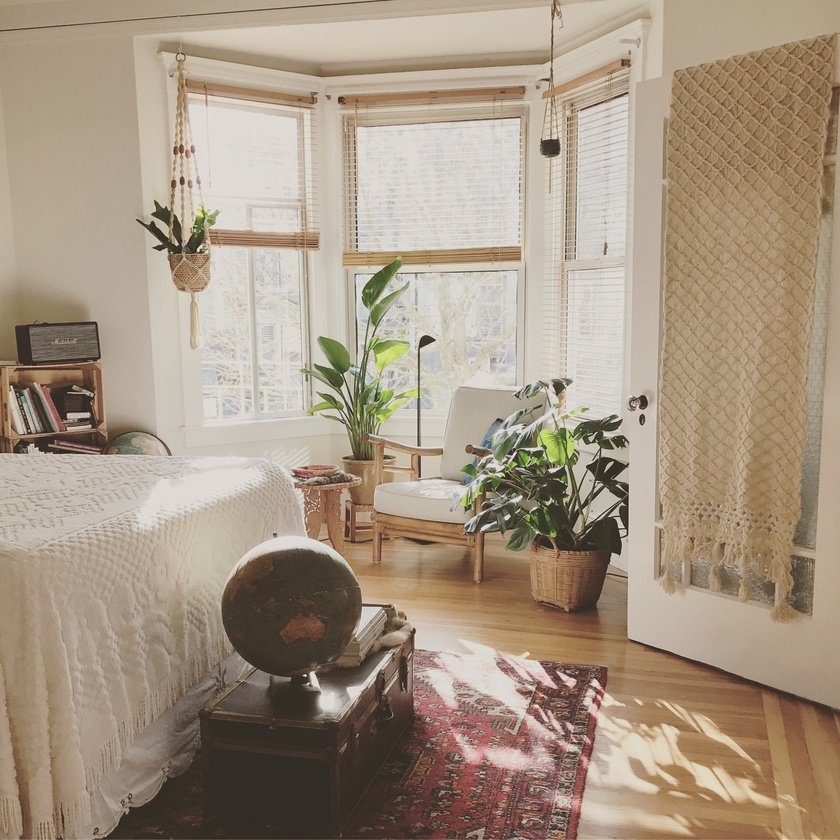
#> input picture input/timothy-buck-psrloDbaZc8-unsplash.jpg, 840 x 840 px, shrunk from 2585 x 2585 before the run; its folder holds only this picture in this run
$ python img_curr.py
#> lines starting #> are read from the running program, lines starting #| are printed output that depends on the picture; after the words box and inside, x2 and y2 are one past the last pixel; in counts of white or black regions, pixels touching at a corner belong together
#> further down, img is the input picture: shape (840, 840, 3); mean B, G, R 130.7, 149.5, 165.9
import cv2
import numpy as np
import matplotlib.pyplot as plt
import os

def edge_mask(img, line_size, blur_value):
#> called with line_size = 9, blur_value = 3
    gray = cv2.cvtColor(img, cv2.COLOR_BGR2GRAY)
    gray_blur = cv2.medianBlur(gray, blur_value)
    edges = cv2.adaptiveThreshold(gray_blur, 255, cv2.ADAPTIVE_THRESH_MEAN_C, cv2.THRESH_BINARY, line_size, blur_value)
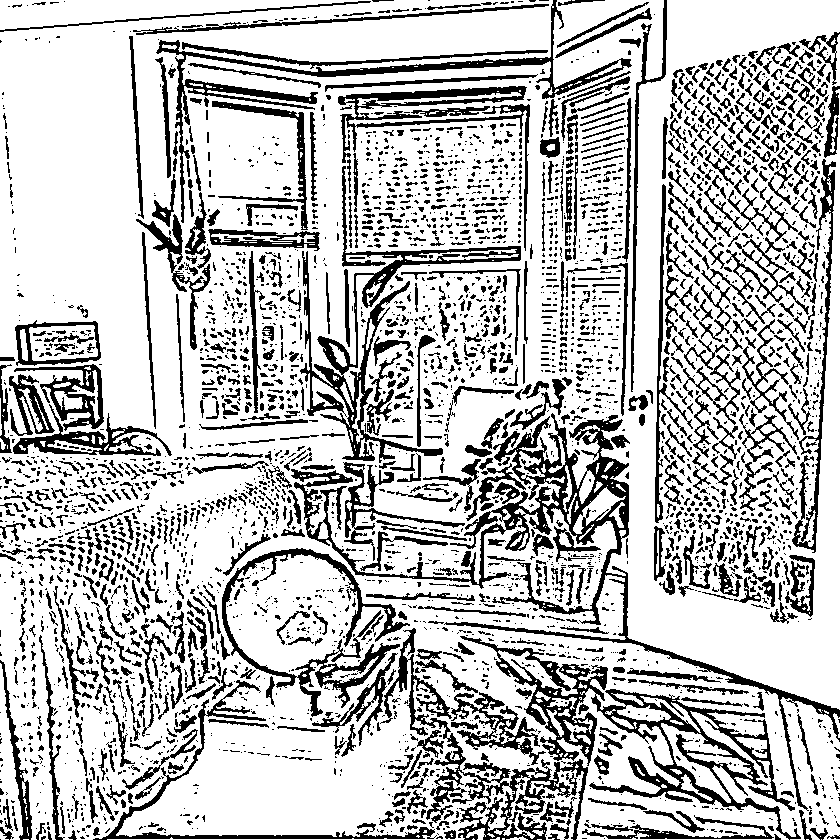
#> edges: shape (840, 840); 75% white; 3823 black regions (2734 under 20 px), largest, box (x1, y1, x2, y2) and area: (291, 413, 840, 811) 13753, (460, 636, 801, 840) 10426, (300, 166, 521, 463) 6821
    return edges

def gray_quantization(img, num_levels):
#> called with num_levels = 5
    gray_img = cv2.cvtColor(img, cv2.COLOR_BGR2GRAY)
    step_size = 255 / (num_levels - 1)
    quantized_img = np.round(gray_img / step_size) * step_size
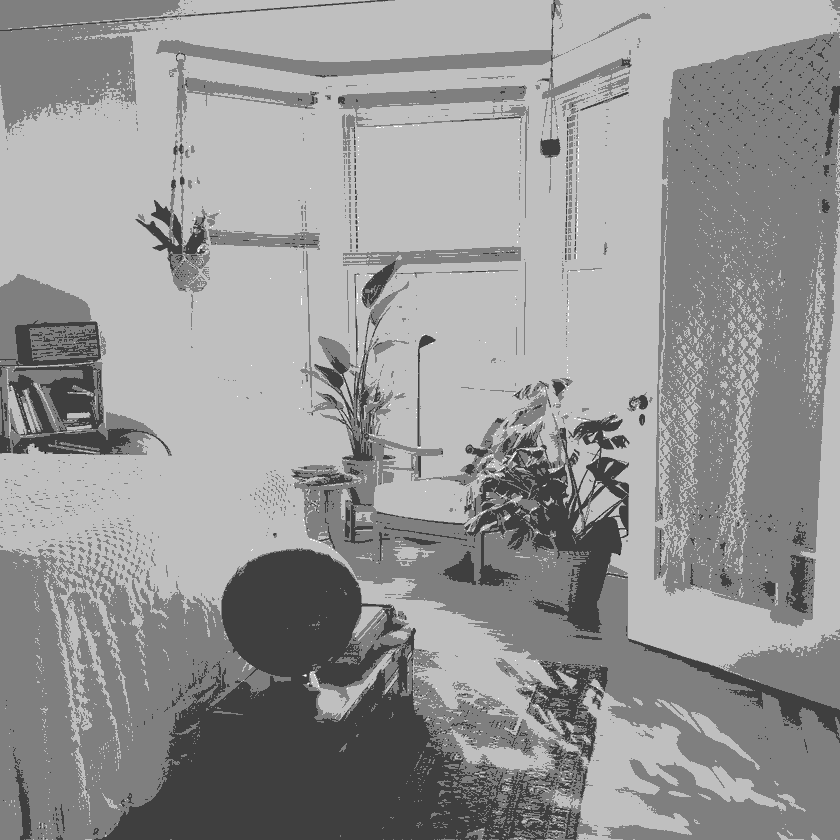
#> quantized_img: shape (840, 840) float64; min 0, max 255, mean 150.2
    return quantized_img

# not used
def extract_regions(quantized_img, target_level):
    mask = (quantized_img == target_level)
    region_pixels = np.where(mask)
    return region_pixels


def analyze_img(input):
    # img = cv2.imread("input2.jpg")
    img = cv2.cvtColor(input, cv2.COLOR_BGR2RGB)

    # Convert to grayscale
    grayimg = cv2.cvtColor(img, cv2.COLOR_RGB2GRAY)

    line_size = 9
    blur_value = 3
    edges = edge_mask(img, line_size, blur_value)
    # plt.imshow(edges)
    # plt.show()

    num_levels = 5
    quantized_image = gray_quantization(img, num_levels)
    # plt.imshow(quantized_image)
    # plt.show()

    sketch_gray, sketch_color = cv2.pencilSketch(img, sigma_s=40, sigma_r=0.09, shade_factor=0.02)
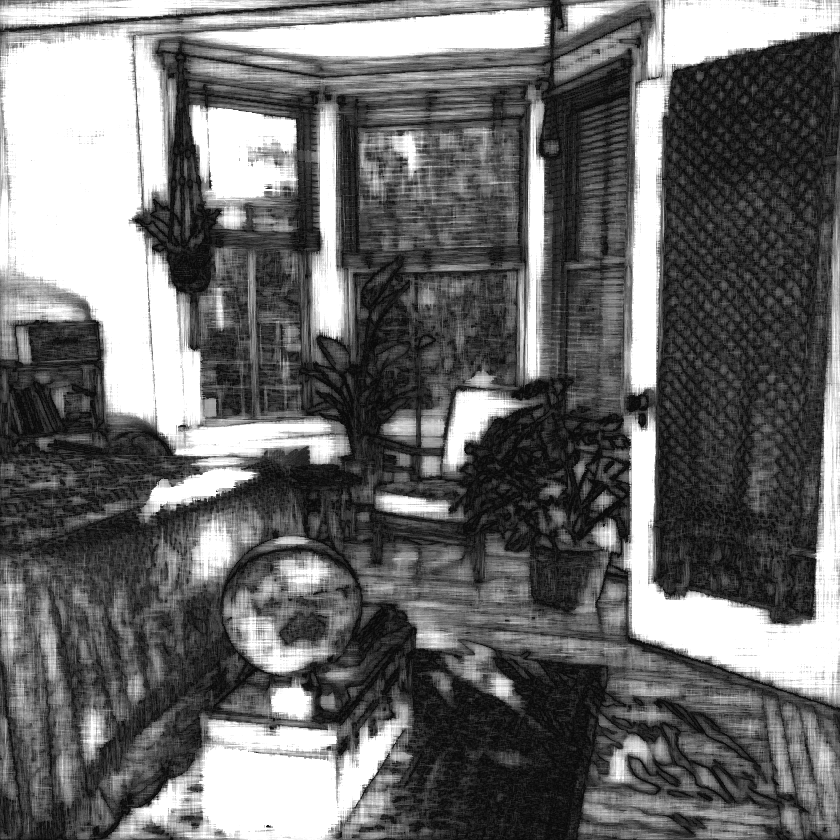
#> sketch_gray: shape (840, 840); min 10, max 255, mean 108.8
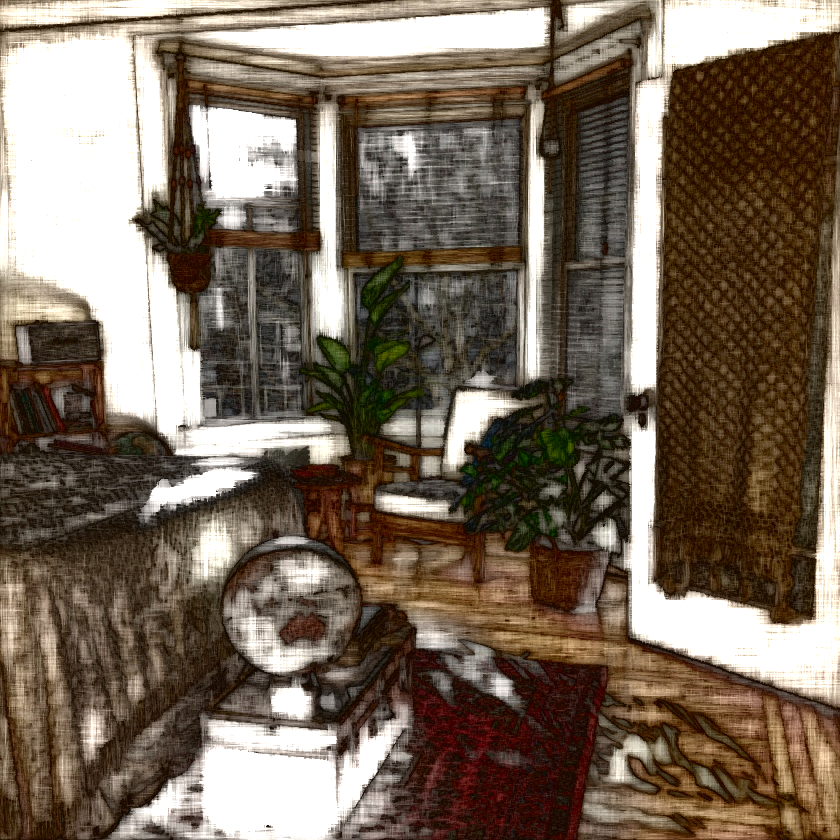
#> sketch_color: shape (840, 840, 3); mean B, G, R 91.4, 106.4, 120.7
    quantized_image_float = quantized_image.astype(np.float32)
    sketch_gray_float = (sketch_gray * 255).astype(np.float32)
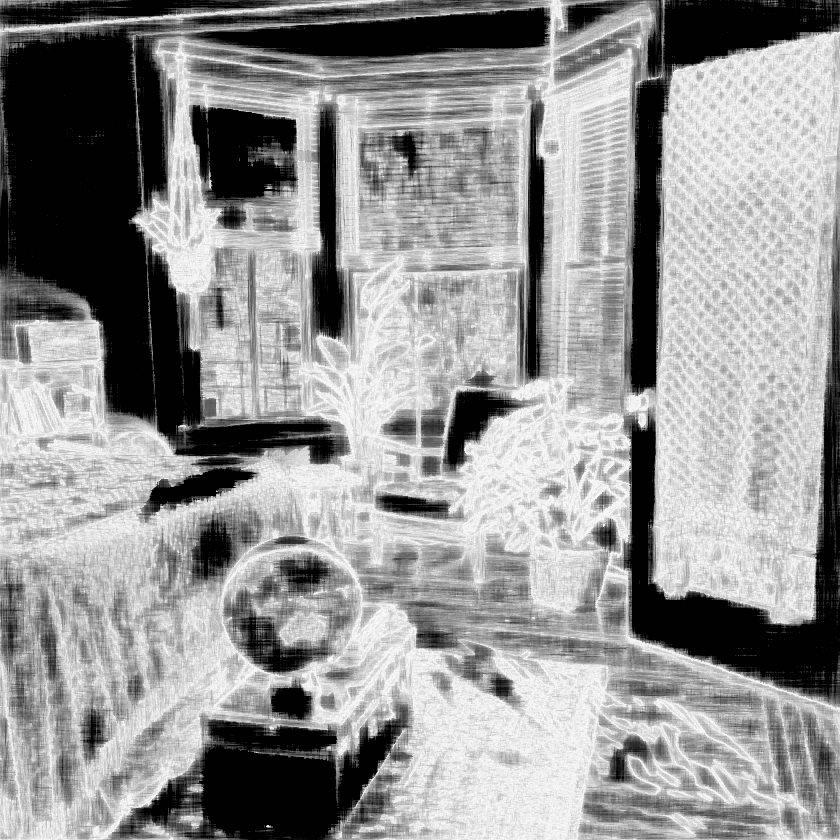
#> sketch_gray_float: shape (840, 840) float32; min 1, max 246, mean 147.2

    # ans = cv2.bitwise_and(quantized_image, quantized_image, mask=sketch_gray)

    alpha = 0.4
    blended = cv2.addWeighted(quantized_image_float, 1 - alpha, sketch_gray_float, alpha, 0)
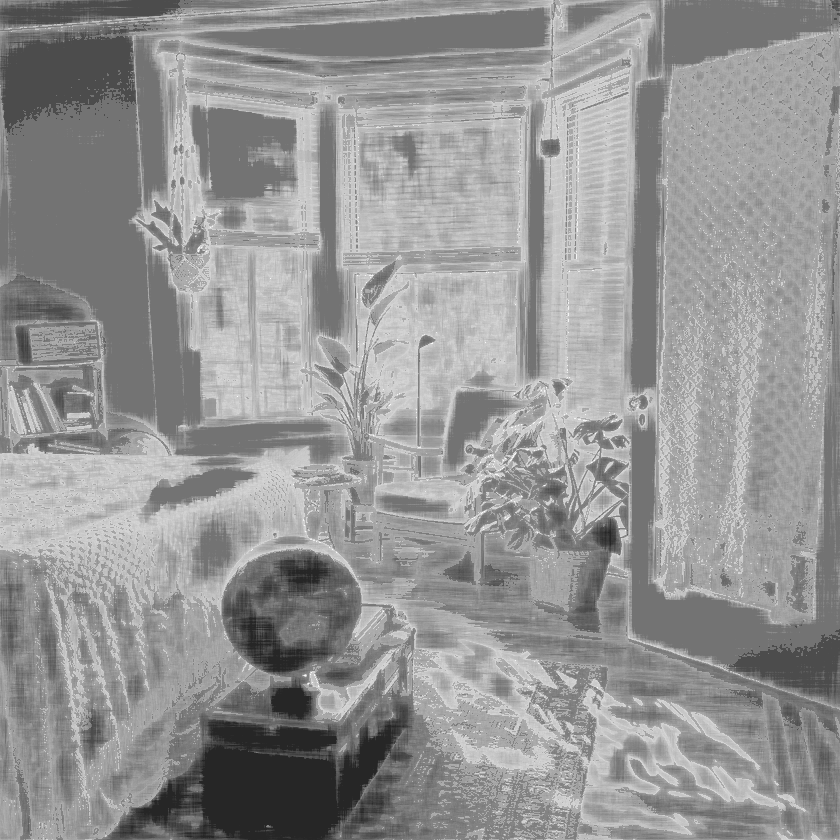
#> blended: shape (840, 840) float32; min 38.65, max 251.4, mean 149
    blended = np.clip(blended, 0, 255).astype(np.uint8)

    return blended
    # plt.imshow(ans)
    # plt.show()
    # cv2.imwrite("ans2.jpg", blended)


input_folder = "input"
output_folder = "output"

if not os.path.exists(output_folder):
    os.makedirs(output_folder)


# Get a list of image file names in the input folder
image_files = [f for f in os.listdir(input_folder) if f.lower().endswith(('.png', '.jpg', '.jpeg'))]
print('complete getting list of image')

for image_file in image_files:
    input_path = os.path.join(input_folder, image_file)
    output_path = os.path.join(output_folder, image_file)

    # Load the image using cv2
    img = cv2.imread(input_path)
    img = cv2.cvtColor(img, cv2.COLOR_BGR2RGB)

    # Call the analyze_img function
    output = analyze_img(img)

    # Save the processed image
    cv2.imwrite(output_path, output)
    print('complete one image')

print("Processing and saving complete.")
